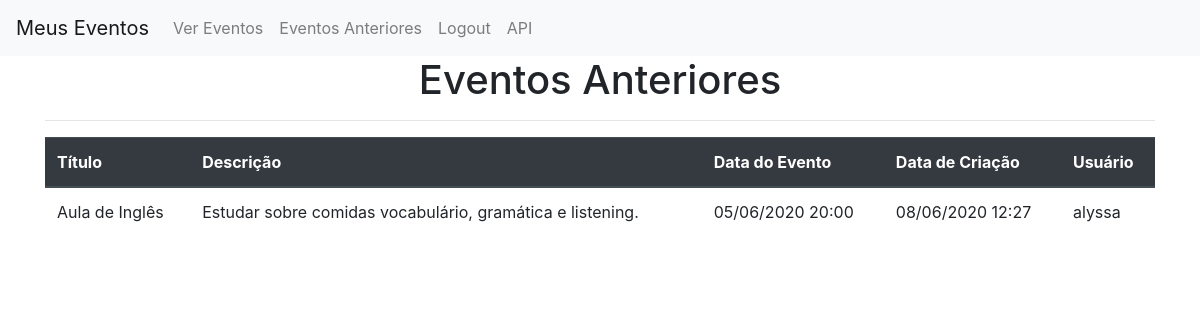
The page /vencidos (signed in) on the database its author committed.
### core/models.py (models this page shows, shortened)
class Evento(models.Model):
    titulo = models.CharField(max_length=100, verbose_name='Título')
    descricao = models.TextField(blank=True, null=True, verbose_name='Descrição')
    data_evento = models.DateTimeField(verbose_name='Data do Evento')
    data_criacao = models.DateTimeField(auto_now=True, verbose_name='Data de Criação')
    usuario = models.ForeignKey(User, on_delete=models.CASCADE, verbose_name='Usuário')
    class Meta:
        verbose_name_plural = 'Eventos'
        db_table = 'evento'

### core/views.py (the view)
# urls.py: path('vencidos', views.vencidos, name='vencidos'),
@login_required(login_url='/login')
def vencidos(request):
    eventos = evento_services.get_last_eventos(request.user)
    context = {
        'eventos': eventos,
    }
    return render(request, 'vencidos.html', context)

### core/services/evento_services.py (called while the page is built)
def get_last_eventos(user):
    data_atual = datetime.now()
    return Evento.objects.filter(usuario=user,
                                 data_evento__lt=data_atual)

### core/templates/vencidos.html (shortened to what this page needs)
{% extends 'base.html' %}
{% block content %}
<h1 class="text-center">Eventos Anteriores</h1>
<hr>
{% if not eventos %}
<h5>Nenhum evento antigo encontrado.</h5>
{% else %}
<div class="table-responsive">
    <table class="table">
        <thead class="thead-dark">
        <tr>
            <th>Título</th>
            <th>Descrição</th>
            <th>Data do Evento</th>
            <th>Data de Criação</th>
            <th>Usuário</th>
        </tr>
        </thead>
        <tbody>
        {% for evento in eventos %}
        <tr>
            <td>{{evento.titulo}}</td>
            <td>{{evento.descricao}}</td>
            <td>{{evento.data_evento|date:"d/m/Y H:i"}}</td>
            <td>{{evento.data_criacao|date:"d/m/Y H:i"}}</td>
            <td>{{evento.usuario}}</td>
        </tr>
        {% endfor %}
        </tbody>
    </table>
</div>
{% endif%}
{% endblock content %}

### rows shown on the page
Evento: titulo "Aula de Inglês", descricao "Estudar sobre comidas vocabulário, gramática e listening.", data_evento "05/06/2020 20:00", data_criacao "08/06/2020 12:27", usuario "alyssa"
